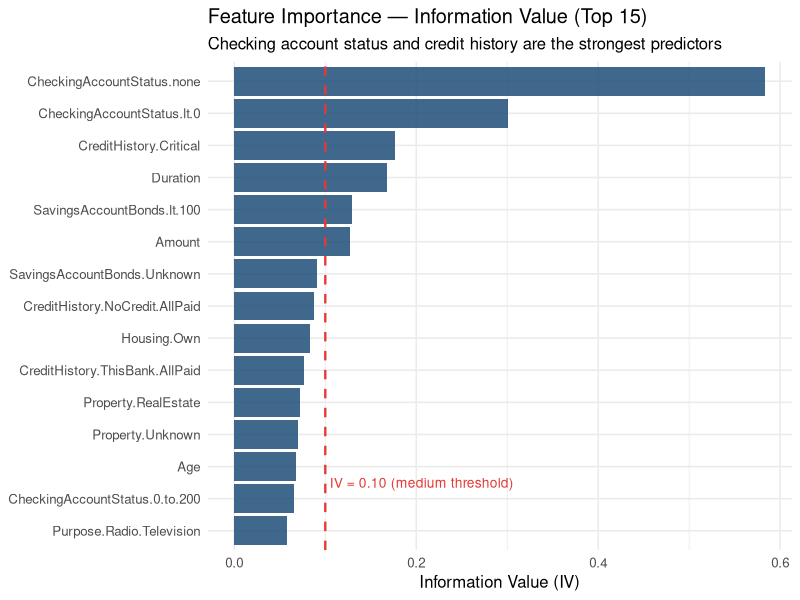
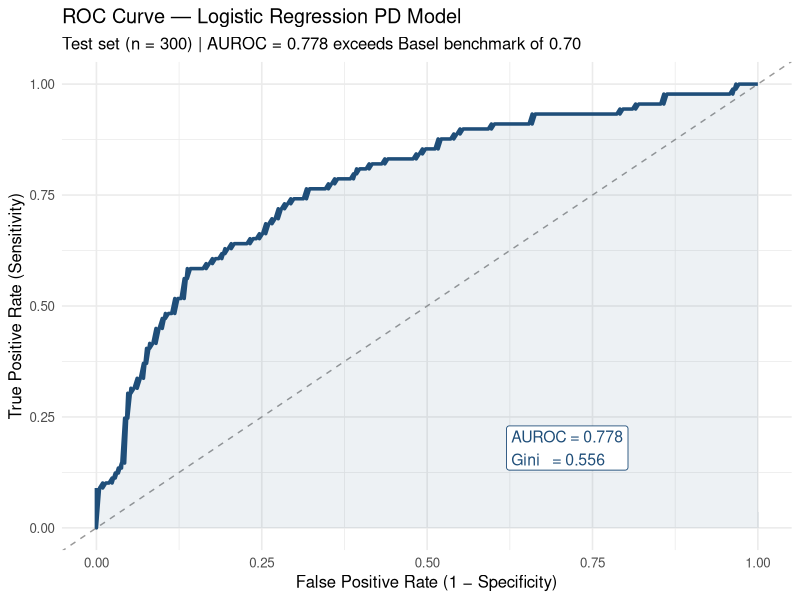
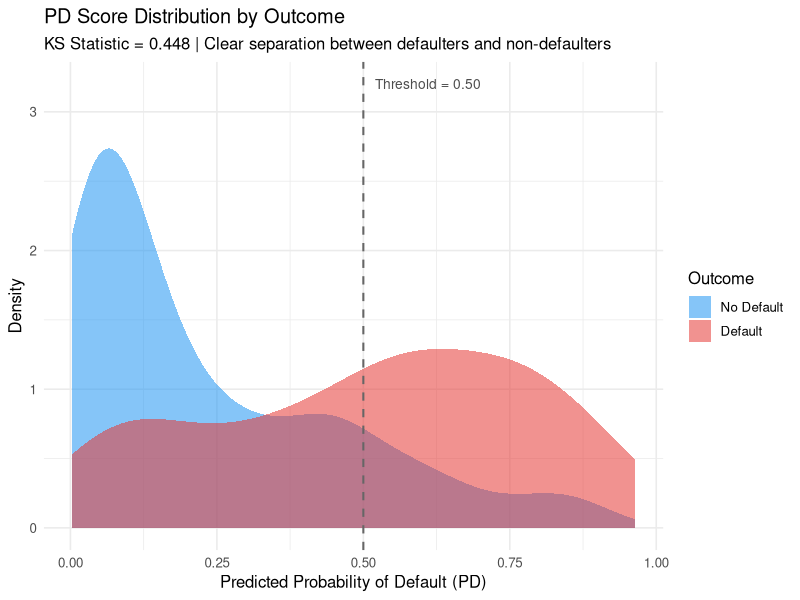
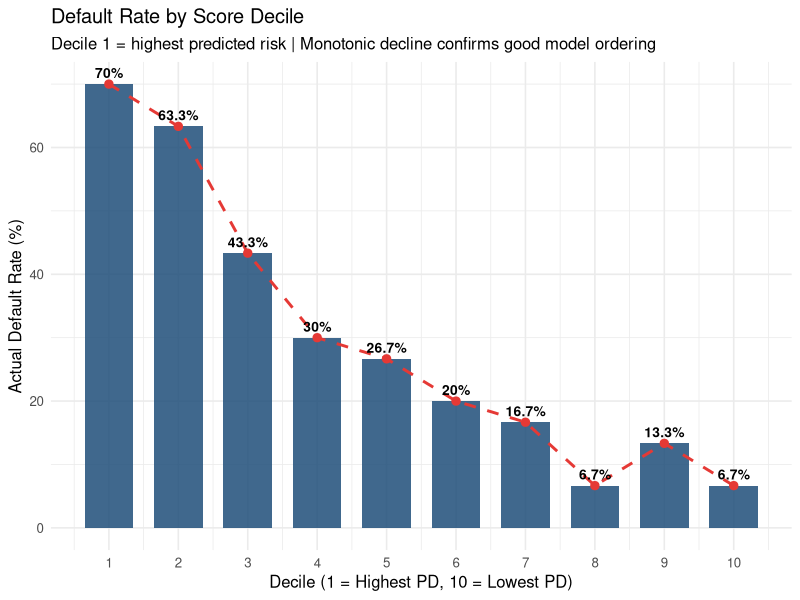

Generate these figures, in order, with R:
## ---- chunk 1
knitr::opts_chunk$set(
  echo    = TRUE,
  message = FALSE,
  warning = FALSE,
  fig.width  = 8,
  fig.height = 5,
  fig.align  = "center"
)
## ---- chunk 2
library(caret)       # GermanCredit dataset + cross-validation
library(pROC)        # ROC curve and AUC
library(ggplot2)     # Plots
library(gridExtra)   # Multi-panel layouts
library(dplyr)       # Data wrangling

set.seed(42)

data("GermanCredit")
df <- GermanCredit

# Binary target: 1 = Default (Bad), 0 = No Default (Good)
df$default <- ifelse(df$Class == "Bad", 1, 0)
df$Class   <- NULL
## ---- chunk 3
cat("Rows:", nrow(df), "| Cols:", ncol(df))
cat("\nOverall default rate:", round(mean(df$default) * 100, 1), "%")
## ---- chunk 4
compute_iv <- function(feature, target) {
  if (length(unique(feature)) > 10) {
    bins <- cut(feature,
                breaks = quantile(feature, probs = seq(0, 1, 0.25), na.rm = TRUE),
                include.lowest = TRUE)
  } else {
    bins <- as.factor(feature)
  }
  tbl  <- table(bins, target)
  if (ncol(tbl) < 2) return(0)
  good <- tbl[, 1] / sum(tbl[, 1]) + 1e-10
  bad  <- tbl[, 2] / sum(tbl[, 2]) + 1e-10
  woe  <- log(good / bad)
  iv   <- sum((good - bad) * woe)
  return(iv)
}

predictors <- setdiff(names(df), "default")
iv_scores  <- sapply(predictors, function(v) compute_iv(df[[v]], df$default))
iv_df      <- data.frame(variable = names(iv_scores), IV = iv_scores) %>%
  arrange(desc(IV))
## ---- chunk 5
head(iv_df, 15) %>%
  ggplot(aes(x = reorder(variable, IV), y = IV)) +
  geom_col(fill = "#1F4E79", alpha = 0.85) +
  geom_hline(yintercept = 0.10, linetype = "dashed",
             colour = "#E53935", linewidth = 0.8) +
  annotate("text", x = 2.5, y = 0.105,
           label = "IV = 0.10 (medium threshold)",
           colour = "#E53935", size = 3.5, hjust = 0) +
  coord_flip() +
  labs(
    title    = "Feature Importance — Information Value (Top 15)",
    subtitle = "Checking account status and credit history are the strongest predictors",
    x = NULL, y = "Information Value (IV)"
  ) +
  theme_minimal(base_size = 12)
## ---- chunk 6
selected_vars <- iv_df %>% filter(IV >= 0.02) %>% pull(variable)
cat("Variables retained (IV ≥ 0.02):", length(selected_vars), "of", length(predictors))
model_df <- df[, c(selected_vars, "default")]
## ---- chunk 7
train_idx <- createDataPartition(model_df$default, p = 0.70, list = FALSE)
train     <- model_df[train_idx, ]
test      <- model_df[-train_idx, ]

data.frame(
  Set          = c("Train", "Test"),
  N            = c(nrow(train), nrow(test)),
  Default_Rate = paste0(c(round(mean(train$default)*100, 1),
                          round(mean(test$default)*100, 1)), "%")
)
## ---- chunk 8
formula_str <- paste("default ~", paste(selected_vars, collapse = " + "))
model       <- glm(as.formula(formula_str), data = train,
                   family = binomial(link = "logit"))

# Show only statistically significant coefficients (p < 0.05)
coef_df <- as.data.frame(summary(model)$coefficients)
coef_df <- coef_df[coef_df[, 4] < 0.05, ]
colnames(coef_df) <- c("Estimate", "Std.Error", "z.value", "p.value")
round(coef_df, 4)
## ---- chunk 9
test$pd_score     <- predict(model, newdata = test, type = "response")
# Credit score: higher = safer (FICO-style convention, range ~600–800)
test$credit_score <- round(600 + (1 - test$pd_score) * 200)

data.frame(
  Metric       = c("Mean PD", "Mean Credit Score", "Score Min", "Score Max"),
  Value        = c(round(mean(test$pd_score), 4),
                   round(mean(test$credit_score)),
                   min(test$credit_score),
                   max(test$credit_score))
)
## ---- chunk 10
roc_obj <- roc(test$default, test$pd_score, quiet = TRUE)
auroc   <- as.numeric(auc(roc_obj))
gini    <- 2 * auroc - 1
cat(sprintf("AUROC: %.4f\nGini:  %.4f", auroc, gini))
## ---- chunk 11
roc_data <- data.frame(
  fpr = 1 - roc_obj$specificities,
  tpr = roc_obj$sensitivities
)

ggplot(roc_data, aes(x = fpr, y = tpr)) +
  geom_line(colour = "#1F4E79", linewidth = 1.2) +
  geom_abline(linetype = "dashed", colour = "grey60") +
  geom_area(alpha = 0.08, fill = "#1F4E79") +
  annotate("label", x = 0.62, y = 0.18,
           label = sprintf("AUROC = %.3f\nGini   = %.3f", auroc, gini),
           size = 4, hjust = 0, colour = "#1F4E79",
           fill = "white", label.size = 0.3) +
  labs(
    title    = "ROC Curve — Logistic Regression PD Model",
    subtitle = sprintf("Test set (n = %d) | AUROC = %.3f exceeds Basel benchmark of 0.70",
                       nrow(test), auroc),
    x = "False Positive Rate (1 − Specificity)",
    y = "True Positive Rate (Sensitivity)"
  ) +
  theme_minimal(base_size = 12)
## ---- chunk 12
scores_bad <- test$pd_score[test$default == 1]
scores_good <- test$pd_score[test$default == 0]
ks_stat <- max(abs(ecdf(scores_bad)(sort(test$pd_score)) -
                     ecdf(scores_good)(sort(test$pd_score))))
cat(sprintf("KS Statistic: %.4f  (benchmark ≥ 0.30)", ks_stat))
## ---- chunk 13
ggplot(test, aes(x = pd_score, fill = as.factor(default))) +
  geom_density(alpha = 0.55, colour = NA) +
  scale_fill_manual(
    values = c("0" = "#2196F3", "1" = "#E53935"),
    labels = c("No Default", "Default"),
    name   = "Outcome"
  ) +
  geom_vline(xintercept = 0.5, linetype = "dashed",
             colour = "grey40", linewidth = 0.7) +
  annotate("text", x = 0.52, y = 3.2, label = "Threshold = 0.50",
           hjust = 0, size = 3.5, colour = "grey30") +
  labs(
    title    = "PD Score Distribution by Outcome",
    subtitle = sprintf("KS Statistic = %.3f | Clear separation between defaulters and non-defaulters",
                       ks_stat),
    x = "Predicted Probability of Default (PD)",
    y = "Density"
  ) +
  theme_minimal(base_size = 12)
## ---- chunk 14
data.frame(
  Metric    = c("AUROC", "Gini Coefficient", "KS Statistic"),
  Value     = round(c(auroc, gini, ks_stat), 4),
  Benchmark = c("≥ 0.70", "≥ 0.30", "≥ 0.30"),
  Result    = c("✓ Pass", "✓ Pass", "✓ Pass")
)
## ---- chunk 15
test$predicted_class <- ifelse(test$pd_score >= 0.5, 1, 0)
cm <- confusionMatrix(as.factor(test$predicted_class),
                      as.factor(test$default), positive = "1")
cm$table

data.frame(
  Metric      = c("Accuracy", "Sensitivity", "Specificity"),
  Value       = paste0(round(c(cm$overall["Accuracy"],
                               cm$byClass["Sensitivity"],
                               cm$byClass["Specificity"]) * 100, 1), "%"),
  Description = c("Overall correct classifications",
                  "Defaulters correctly identified",
                  "Non-defaulters correctly identified")
)
## ---- chunk 16
test$decile <- ntile(desc(test$pd_score), 10)

decile_tbl <- test %>%
  group_by(Decile = decile) %>%
  summarise(
    N           = n(),
    Defaults    = sum(default),
    Default_Rate = paste0(round(mean(default) * 100, 1), "%"),
    Avg_PD      = round(mean(pd_score), 3),
    Avg_Score   = round(mean(credit_score))
  )
decile_tbl
## ---- chunk 17
decile_num <- test %>%
  group_by(decile) %>%
  summarise(default_rate = mean(default) * 100)

ggplot(decile_num, aes(x = decile, y = default_rate)) +
  geom_col(fill = "#1F4E79", alpha = 0.85, width = 0.7) +
  geom_line(colour = "#E53935", linewidth = 1, linetype = "dashed") +
  geom_point(colour = "#E53935", size = 2.5) +
  geom_text(aes(label = paste0(round(default_rate, 1), "%")),
            vjust = -0.6, size = 3.5, fontface = "bold") +
  scale_x_continuous(breaks = 1:10) +
  labs(
    title    = "Default Rate by Score Decile",
    subtitle = "Decile 1 = highest predicted risk | Monotonic decline confirms good model ordering",
    x = "Decile (1 = Highest PD, 10 = Lowest PD)",
    y = "Actual Default Rate (%)"
  ) +
  theme_minimal(base_size = 12)
